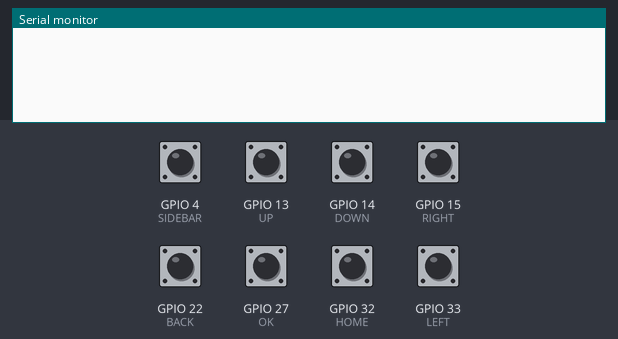
The sketch below on a simulated ESP32. Shown: the last lines printed to the serial monitor. The inputs (shaded band) are chosen by the test bench; at power-on: GPIO 4 (SIDEBAR), GPIO 13 (UP), GPIO 14 (DOWN), GPIO 15 (RIGHT), GPIO 22 (BACK), GPIO 27 (OK), GPIO 32 (HOME), GPIO 33 (LEFT) HIGH.

Above: at 1.2 s.
1.3 s: GPIO 4 (SIDEBAR) pulled LOW for 0.15 s
At 2.0 s:
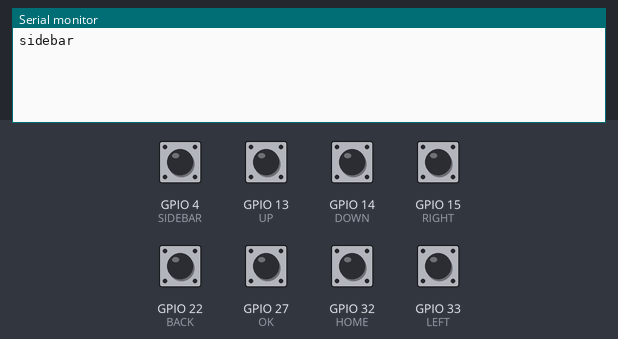
2.9 s: GPIO 13 (UP) pulled LOW for 0.15 s
At 3.2 s:
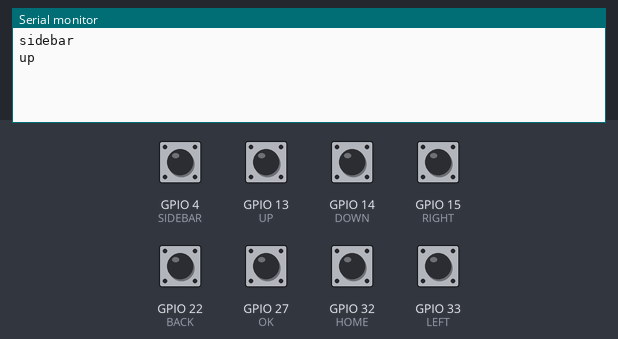
4.5 s: GPIO 14 (DOWN) pulled LOW for 0.15 s
At 5.7 s:
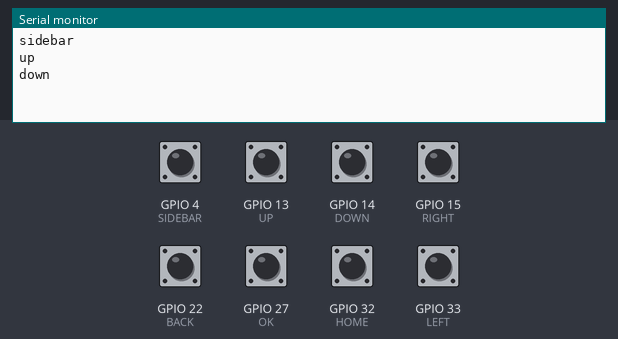
6.1 s: GPIO 15 (RIGHT) pulled LOW for 0.15 s
At 7.0 s:
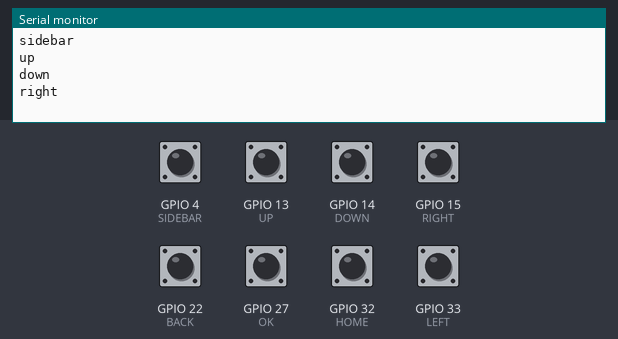
7.7 s: GPIO 22 (BACK) pulled LOW for 0.15 s
At 8.2 s:
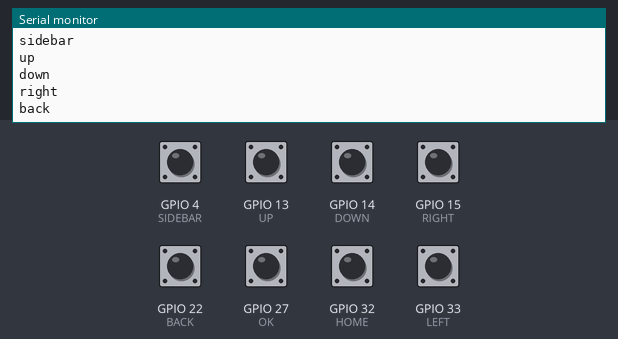
9.3 s: GPIO 27 (OK) pulled LOW for 0.15 s
At 10.8 s:
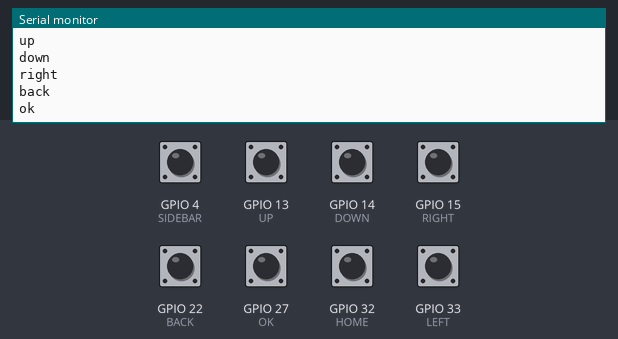

The sketch:

arduino_remote.ino
```cpp
#define UP 13
#define OK 27
#define LEFT 33
#define RIGHT 15
#define DOWN 14
#define BACK 22
#define HOME 32
#define SIDEBAR 4

#define HOLDTIME 1500

bool lock = false;
bool press = false;
bool holding = false;

int timer = 0;

void setup() {
  Serial.begin(115200);

  pinMode(UP, INPUT_PULLUP);
  pinMode(OK, INPUT_PULLUP);
  pinMode(LEFT, INPUT_PULLUP);
  pinMode(RIGHT, INPUT_PULLUP);
  pinMode(DOWN, INPUT_PULLUP);
  pinMode(BACK, INPUT_PULLUP);
  pinMode(HOME, INPUT_PULLUP);
  pinMode(SIDEBAR, INPUT_PULLUP);
}

void loop() {

  press = false;

  if(digitalRead(UP) == LOW){
    sendMessage("up");
  }

  if(digitalRead(LEFT) == LOW){
    sendMessage("left");
  }

  if(digitalRead(RIGHT) == LOW){
    sendMessage("right");
  }

  if(digitalRead(DOWN) == LOW){
    sendMessage("down");
  }

  if(digitalRead(BACK) == LOW){
    sendMessage("back");
  }

  if(digitalRead(HOME) == LOW){
    sendMessage("home");
  }

  if(digitalRead(SIDEBAR) == LOW){
    sendMessage("sidebar");
  }

  if(digitalRead(OK) == LOW){
    press = true;

    if(!holding && !lock){
     timer = millis();
     holding = true;
    }
    else if(holding && ((millis() - timer) > HOLDTIME)){
      holding = false;
      Serial.println("hold");
    }
  }
  else if(holding){
    holding = false;
    if((millis() - timer) > HOLDTIME){
      Serial.println("hold");
    }
    else{
      Serial.println("ok");
    }
  }

  lock = press;
  delay(100);
}

void sendMessage(String msg){
  if(!lock){
      Serial.println(msg);
  }
  press = true;
}
```

Measured:
- after the input at 1.3 s, the serial monitor: prints a new line at once (image 1)
- after the input at 2.9 s, the serial monitor: prints a new line at once (image 2)
- after the input at 4.5 s, the serial monitor: prints a new line at once (image 3)
- after the input at 6.1 s, the serial monitor: prints a new line at once (image 4)
- after the input at 7.7 s, the serial monitor: prints a new line at once (image 5)
- after the input at 9.3 s, the serial monitor: prints a new line after 0.21 s (image 6)
